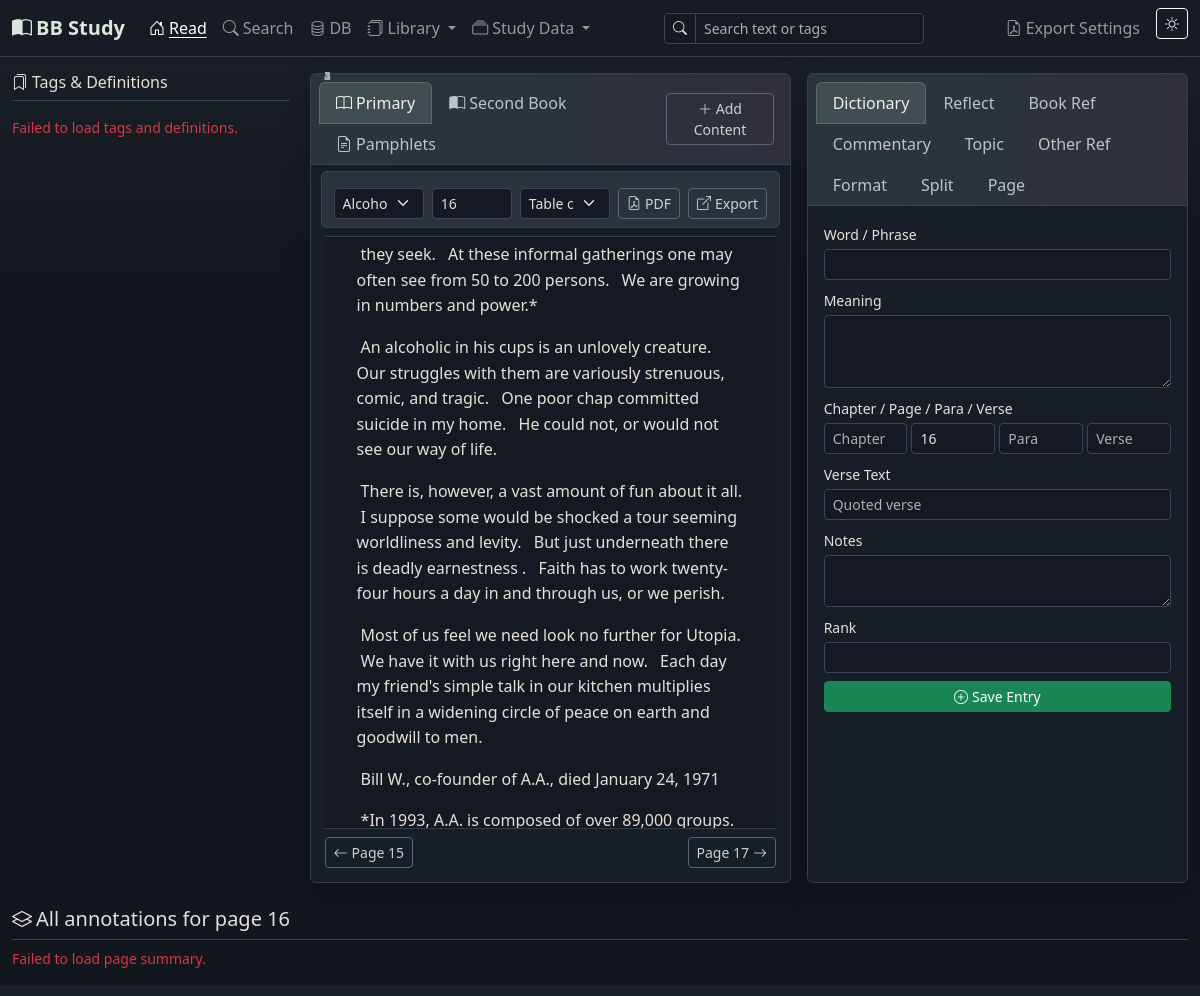
Before: / with the older database file.
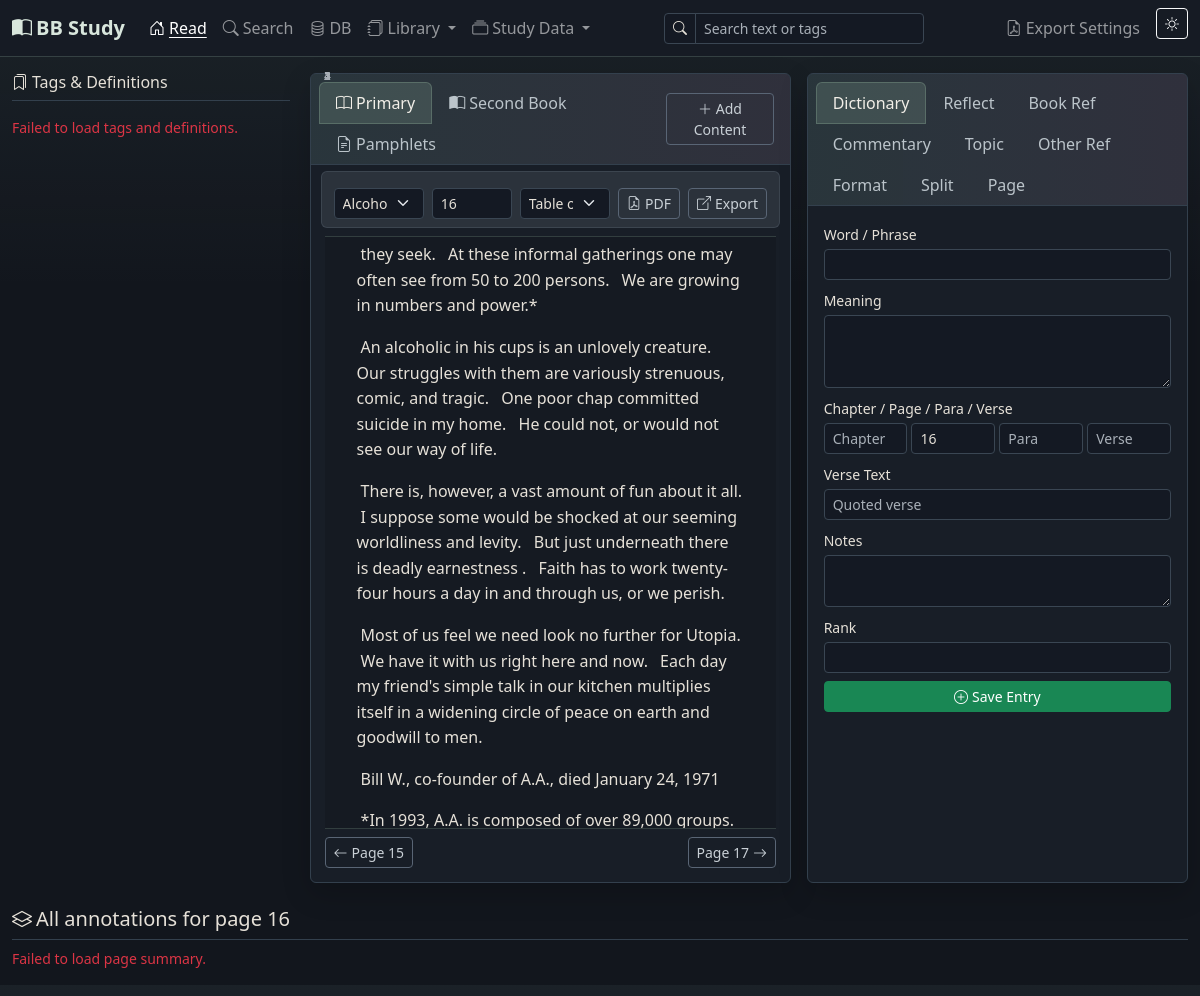
After: the same page with the newer database file.
### app/models.py (models this page shows, shortened)
class Setting(db.Model):
    __tablename__ = 'settings'
    id = db.Column(db.Integer, primary_key=True)
    key = db.Column(db.String(100), unique=True, nullable=False)
    value = db.Column(db.Text, default='')

class BookContent(db.Model):
    __tablename__ = 'book_content'
    id = db.Column(db.Integer, primary_key=True)
    book_id = db.Column(db.Integer, db.ForeignKey('books.id'), nullable=False)
    content_mode = db.Column(db.String(20), nullable=False, default='sentence')
    chapter_number = db.Column(db.String(20))
    chapter_name = db.Column(db.String(100))
    chapter = db.Column(db.String(100))
    page = db.Column(db.String(20))
    relative_page_number = db.Column(db.Integer)
    paragraph = db.Column(db.Integer)
    verse = db.Column(db.Integer)
    content = db.Column(db.Text, nullable=False)
    created_at = db.Column(db.DateTime, default=datetime.utcnow)
    topics = db.relationship('ContentTopic', backref='content', lazy=True,
                             cascade='all, delete-orphan',
                             foreign_keys='ContentTopic.book_content_id')

### app/routes/main.py (the view)
@main_bp.route('/')
def index():
    theme = get_theme()
    book_id = request.args.get('book_id', type=int)
    current_book = Book.query.get(book_id) if book_id else get_current_book()
    current_page = request.args.get('page') or (
        get_book_page(current_book.id, get_current_page()) if current_book else get_current_page()
    )
    content_mode = 'sentence'
    secondary_book_id = request.args.get('secondary_book_id', type=int)
    secondary_book = Book.query.get(secondary_book_id) if secondary_book_id else get_current_secondary_book()
    secondary_page = request.args.get('secondary_page') or (
        get_secondary_book_page(secondary_book.id, '1') if secondary_book else '1'
    )
    secondary_content_mode = 'sentence'
    books = Book.query.order_by(Book.title).all()
    if current_book:
        _set_setting('current_book_id', current_book.id)
        if current_page:
            _set_setting('current_page', current_page)
            _set_setting(_book_position_key(current_book.id, 'page'), current_page)
    if secondary_book:
        _set_setting('current_secondary_book_id', secondary_book.id)
        if secondary_page:
            _set_setting(_secondary_book_position_key(secondary_book.id, 'page'), secondary_page)
    primary_state = _build_reader_state(current_book, current_page)
    secondary_state = _build_reader_state(secondary_book, secondary_page)
    return render_template('index.html',
                           theme=theme,
                           current_book=current_book,
                           current_page=current_page,
                           previous_page=primary_state['previous_page'],
                           next_page=primary_state['next_page'],
                           content_mode=content_mode,
                           page_content=primary_state['page_content'],
                           content_formats=primary_state['content_formats'],
                           toc_entries=primary_state['toc_entries'],
                           secondary_book=secondary_book,
                           secondary_page=secondary_page,
                           secondary_previous_page=secondary_state['previous_page'],
                           secondary_next_page=secondary_state['next_page'],
                           secondary_content_mode=secondary_content_mode,
                           secondary_page_content=secondary_state['page_content'],
                           secondary_content_formats=secondary_state['content_formats'],
                           secondary_toc_entries=secondary_state['toc_entries'],
                           books=books)

### app/templates/index.html (shortened to what this page needs)
{% extends 'base.html' %}
{% block navbar_tools %}
<div class="d-flex align-items-center gap-2 my-2 my-lg-0 me-lg-2">
  <div class="position-relative">
    <div class="input-group input-group-sm" style="width:260px;">
      <span class="input-group-text"><i class="bi bi-search"></i></span>
      <input id="readSearchQuery" type="text" class="form-control" placeholder="Search text or tags">
    </div>
  </div>
</div>
{% endblock %}
{% block content %}
<div class="row g-3">
  <aside class="col-xl-3 page-study-rail {% if not current_book %}d-none{% endif %}" aria-label="Tags and definitions">
    <div class="page-study-rail-inner">
      <h6 class="border-bottom pb-2 mb-3">
        <i class="bi bi-bookmarks me-1"></i>Tags &amp; Definitions
      </h6>
      <div id="pageStudyRail" class="page-study-stack">
      </div>
    </div>
  </aside>
  <div class="col-lg-7 {% if current_book %}col-xl-5{% else %}col-xl-7{% endif %}">
    <div class="card h-100">
      <div class="card-header d-flex justify-content-between align-items-center">
        <ul class="nav nav-tabs card-header-tabs" id="bookPaneTabs">
          <li class="nav-item">
            <button class="nav-link active" data-bs-toggle="tab" data-bs-target="#primaryBookPane">
              <i class="bi bi-book me-1"></i>Primary
            </button>
          </li>
          <li class="nav-item">
            <button class="nav-link" data-bs-toggle="tab" data-bs-target="#secondaryBookPane">
              <i class="bi bi-book-half me-1"></i>Second Book
            </button>
          </li>
          <li class="nav-item">
            <button class="nav-link" data-bs-toggle="tab" data-bs-target="#pamphletBookPane">
              <i class="bi bi-file-earmark-text me-1"></i>Pamphlets
            </button>
          </li>
        </ul>
        <button class="btn btn-sm btn-outline-secondary" data-bs-toggle="modal" data-bs-target="#addContentModal">
          <i class="bi bi-plus-lg"></i> Add Content
        </button>
      </div>
      <div class="card-body tab-content book-pane-body">
        <div class="tab-pane fade show active" id="primaryBookPane">
          <div class="reader-controls row g-2 align-items-center mb-2">
            <div class="col-12 col-md">
              <select id="bookSelect" class="form-select form-select-sm">
                {% for b in books %}
                  <option value="{{ b.id }}" {% if current_book and current_book.id == b.id %}selected{% endif %}>
                    {{ b.title }}
                  </option>
                {% endfor %}
              </select>
            </div>
            <div class="col-auto">
              <input id="pageInput" type="text" class="form-control form-control-sm" style="width:80px;"
                     value="{{ current_page }}" placeholder="Page">
            </div>
            {% if toc_entries %}
            <div class="col-12 col-md">
              <select id="primaryTocSelect" class="form-select form-select-sm">
                <option value="">Table of contents</option>
              </select>
            </div>
            {% endif %}
            <div class="col-auto">
              {% if current_book and current_book.pdf_path %}
                <a class="btn btn-sm btn-outline-secondary" href="{{ url_for('main.book_pdf', book_id=current_book.id) }}" target="_blank" rel="noopener">
                  <i class="bi bi-file-earmark-pdf me-1"></i>PDF
                </a>
              {% endif %}
            </div>
            <div class="col-auto">
              {% if current_book %}
                <a class="btn btn-sm btn-outline-secondary" href="{{ url_for('main.export_page_pdf', book_id=current_book.id, page=current_page) }}" target="_blank" rel="noopener">
                  <i class="bi bi-box-arrow-up-right me-1"></i>Export
                </a>
              {% endif %}
            </div>
          </div>
          <div class="book-content-scroll" id="pageContentArea">
            {% if page_content %}
              {% set cur_para = namespace(val=None) %}
              {% for item in page_content %}
                {% if item.paragraph != cur_para.val %}
                  {% if cur_para.val is not none %}</p>{% endif %}
                  <p class="book-paragraph" data-paragraph="{{ item.paragraph }}">
                  {% set cur_para.val = item.paragraph %}
                {% endif %}
                {% set verse_key = item.paragraph ~ '-' ~ item.verse %}
                {% set fmt = content_formats.get(verse_key) %}
                <span class="verse-fragment sentence-verse {{ 'formatted-bold' if fmt and fmt.is_bold else '' }} {{ 'formatted-italic' if fmt and fmt.is_italic else '' }} {{ 'formatted-role-' ~ fmt.content_role if fmt and fmt.content_role and fmt.content_role != 'body' else '' }} {{ 'formatted-align-' ~ fmt.alignment_override if fmt and fmt.alignment_override else '' }}"
                      data-is-bold="{{ 'true' if fmt and fmt.is_bold else 'false' }}"
                      data-is-italic="{{ 'true' if fmt and fmt.is_italic else 'false' }}"
                      data-content-role="{{ fmt.content_role if fmt and fmt.content_role else 'body' }}"
                      data-alignment-override="{{ fmt.alignment_override if fmt and fmt.alignment_override else '' }}"
                      data-content-id="{{ item.id }}"
                      data-content-mode="sentence"
                      data-raw-content="{{ item.content }}"
                      data-verse-key="{{ verse_key }}"
                      data-chapter="{{ item.chapter_name or item.chapter or '' }}"
                      data-page="{{ item.page }}"
                      data-paragraph="{{ item.paragraph }}"
                      data-verse="{{ item.verse }}"><sup class="content-number">{{ item.verse }}</sup>{{ item.content }} </span>
              {% endfor %}
              {% if page_content %}</p>{% endif %}
            {% elif current_book %}
              <p class="text-muted fst-italic">No content stored for this page yet.</p>
            {% else %}
              <p class="text-muted fst-italic">Select a book and page to begin reading.</p>
            {% endif %}
          </div>
          {% if current_book %}
          <div class="reader-footer d-flex justify-content-between align-items-center mt-2">
            <div>
              {% if previous_page %}
              <a class="btn btn-sm btn-outline-secondary"
                 href="{{ url_for('main.index', book_id=current_book.id, page=previous_page, secondary_book_id=secondary_book.id if secondary_book else none, secondary_page=secondary_page if secondary_book else none) }}">
                <i class="bi bi-arrow-left me-1"></i>Page {{ previous_page }}
              </a>
              {% endif %}
            </div>
            <div>
              {% if next_page %}
              <a class="btn btn-sm btn-outline-secondary"
                 href="{{ url_for('main.index', book_id=current_book.id, page=next_page, secondary_book_id=secondary_book.id if secondary_book else none, secondary_page=secondary_page if secondary_book else none) }}">
                Page {{ next_page }}<i class="bi bi-arrow-right ms-1"></i>
              </a>
              {% endif %}
            </div>
          </div>
          {% endif %}
        </div>
      </div>
    </div>
  </div>
  <div class="col-lg-5 col-xl-4">
    <div class="card h-100">
      <div class="card-header">
        <ul class="nav nav-tabs card-header-tabs" id="entryTabs">
          <li class="nav-item">
            <button class="nav-link active" data-bs-toggle="tab" data-bs-target="#tabDict">
              Dictionary
            </button>
          </li>
          <li class="nav-item">
            <button class="nav-link" data-bs-toggle="tab" data-bs-target="#tabReflect">
              Reflect
            </button>
          </li>
          <li class="nav-item">
            <button class="nav-link" data-bs-toggle="tab" data-bs-target="#tabRef">
              Book Ref
            </button>
          </li>
          <li class="nav-item">
            <button class="nav-link" data-bs-toggle="tab" data-bs-target="#tabComm">
              Commentary
            </button>
          </li>
          <li class="nav-item">
            <button class="nav-link" data-bs-toggle="tab" data-bs-target="#tabTopic">
              Topic
            </button>
          </li>
          <li class="nav-item">
            <button class="nav-link" data-bs-toggle="tab" data-bs-target="#tabSrc">
              Other Ref
            </button>
          </li>
          <li class="nav-item">
            <button class="nav-link" data-bs-toggle="tab" data-bs-target="#tabFormat">
              Format
            </button>
          </li>
          <li class="nav-item">
            <button class="nav-link" data-bs-toggle="tab" data-bs-target="#tabSplit">
              Split
            </button>
          </li>
          <li class="nav-item">
            <button class="nav-link" data-bs-toggle="tab" data-bs-target="#tabPageFormat">
              Page
            </button>
          </li>
        </ul>
      </div>
      <div class="card-body tab-content overflow-auto" style="max-height:60vh;">
        <div class="tab-pane fade show active" id="tabDict">
          <form id="dictForm" class="mb-0">
            <div class="mb-2">
              <label class="form-label small mb-1">Word / Phrase</label>
              <input type="text" class="form-control form-control-sm" id="dictWord" required>
            </div>
            <div class="mb-2">
              <label class="form-label small mb-1">Meaning</label>
              <textarea class="form-control form-control-sm" id="dictMeaning" rows="3" required></textarea>
            </div>
            <div class="mb-2">
              <label class="form-label small mb-1">Chapter / Page / Para / Verse</label>
              <div class="row g-1">
                <div class="col"><input type="text" class="form-control form-control-sm" id="dictChapter" placeholder="Chapter"></div>
                <div class="col"><input type="text" class="form-control form-control-sm" id="dictPage" placeholder="Page"></div>
                <div class="col"><input type="number" class="form-control form-control-sm" id="dictPara" placeholder="Para"></div>
                <div class="col"><input type="number" class="form-control form-control-sm" id="dictLine" placeholder="Verse"></div>
              </div>
            </div>
            <div class="mb-2">
              <label class="form-label small mb-1">Verse Text</label>
              <input type="text" class="form-control form-control-sm" id="dictLineText" placeholder="Quoted verse">
            </div>
            <div class="mb-2">
              <label class="form-label small mb-1">Notes</label>
              <textarea class="form-control form-control-sm" id="dictNotes" rows="2"></textarea>
            </div>
            <div class="mb-2">
              <label class="form-label small mb-1">Rank</label>
              <input type="number" class="form-control form-control-sm" id="dictRank" min="1" step="1">
            </div>
            <button type="submit" class="btn btn-sm btn-success w-100">
              <i class="bi bi-plus-circle me-1"></i>Save Entry
            </button>
          </form>
        </div>
      </div>
    </div>
  </div>
</div>
<div class="mt-4" id="pageSummarySection">
  {% if current_book %}
  <h5 class="border-bottom pb-2">
    <i class="bi bi-layers me-1"></i>All annotations for page <span id="summaryPageLabel">{{ current_page }}</span>
  </h5>
  <div id="pageSummary" class="summary-masonry">
  </div>
  {% endif %}
</div>
{% endblock %}

Changed rows visible on the page:
changed BookContent: content "I suppose some would be shocked a tour seeming worldliness and levity." → "I suppose some would be shocked at our seeming worldliness and levity."
